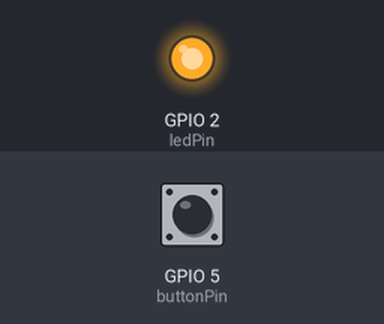
This sketch was run on a simulated ESP8266 (NodeMCU). Shown: output pins drawn as LEDs (lit = HIGH). Dashed ring = blinking. The inputs (shaded band) are chosen by the test bench; at power-on: GPIO 5 (buttonPin) LOW. WiFi joins after 1.5 s; servers stay silent unless stated; uploads are accepted with an empty reply; EEPROM starts erased; what the sketch prints to the serial monitor is not drawn.

Above: at 0.1 s.
At 4.4 s:
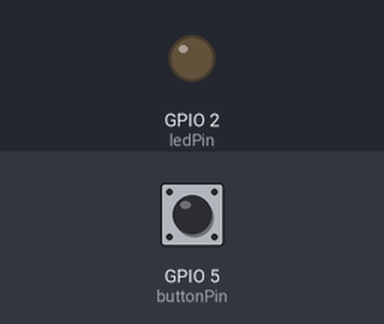
4.5 s: GPIO 5 (buttonPin) pulled HIGH for 0.15 s
At 4.85 s:
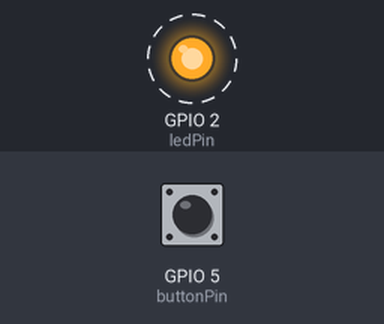
Timing chart, 0 to 7.5 s (numbered marks = the images above; inputs shaded):
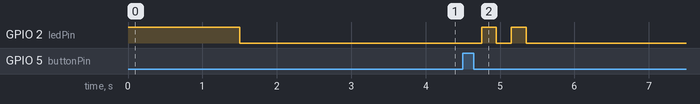

Measured:
- after the input at 4.5 s, GPIO 2 (ledPin): alternates HIGH for 0.20 s and LOW for 0.20 s, 4 changes in all, then stays LOW, starting after 0.25 s

The sketch:

Alarm_Button.ino
```cpp
/*
This Arduino sketch creates a wireless alarm button / panic button
for integration with virtual alarms on Viewtron IP camera NVRs.
https://www.viewtron.com

When the button is pressed, it triggers a virtual alarm on
a NVR by sending an HTTP Post to the NVR's API / webhook endpoint.

The ESP8266 NodeMCU CP2102 ESP-12E Arduino Development Board was used for
this project because of the small size and built-in wireless module.

Wireless connectivity configured via WiFiManager.h by tzapu.
WiFiManager also being used to configure NVR variables.

Default ad-hoc wireless AP connection for initial setup:
SSID:  Viewtron-Button
Password: 12345678

Connect to it and open a web browser to 192.168.1.4 to configure WIFI and NVR variables.
Hold button for 5 seconds to reset all settings and re-enable ad-hoc wireless AP.

Created by Mike Haldas, co-founder at CCTV Camera Pros
mike@viewtron.com
*/

#include <ESP8266WiFi.h>
#include <ESP8266HTTPClient.h>
#include <WiFiManager.h>
#include <EEPROM.h>

// ---------- WiFiManager ----------
WiFiManager wm;

// ---------- Configurable Parameters ----------
String serverIp = "";
int    serverPort = 0;
String userId = "";
String nvrPassword = "";
String alarmPort = "";

// ---------- Pins ----------
const int buttonPin = 5;
const int ledPin = 2;

// ---------- Debounce & Reset ----------
int buttonState = LOW;
int lastButtonState = LOW;
unsigned long lastDebounceTime = 0;
unsigned long debounceDelay = 50;
unsigned long buttonPressTime = 0;
const unsigned long resetHoldTime = 5000;

// ---------- XML Payload ----------
const String xmlPayload = R"(<?xml version="1.0" encoding="utf-8" ?>
<config version="2.0.0" xmlns="http://www.Sample.ipc.com/ver10">
        <action>
                <status>true</status>
        </action>
</config>)";

// ---------- EEPROM (Electrically Erasable Programmable Read-Only Memory)----------
#define EEPROM_SIZE 512
#define ADDR_SERVER_IP    0
#define ADDR_SERVER_PORT  64
#define ADDR_USER_ID      80
#define ADDR_NVR_PASS     128
#define ADDR_ALARM_PORT   192

// ---------- WiFiManager Parameters (global) ----------
WiFiManagerParameter *p_serverIp;
WiFiManagerParameter *p_serverPort;
WiFiManagerParameter *p_userId;
WiFiManagerParameter *p_nvrPass;
WiFiManagerParameter *p_alarmPort;

// ---------- Function Prototypes ----------
void saveConfig();
void loadConfig();
void addCustomParameters();
void sendHttpPost();
void blinkLed(int times, int del);
String readStringEEPROM(int addr);
void writeStringEEPROM(int addr, const String& s);
void printConfig();

void setup() {
  pinMode(buttonPin, INPUT);
  pinMode(ledPin, OUTPUT);
  digitalWrite(ledPin, HIGH);

  Serial.begin(9600);
  Serial.println("\nBooting...");

  EEPROM.begin(EEPROM_SIZE);
  loadConfig();

  addCustomParameters();

  if (!wm.autoConnect("Viewtron-Button", "12345678")) {
    Serial.println("Failed to connect. Restarting...");
    delay(3000);
    ESP.restart();
  }

  digitalWrite(ledPin, LOW);
  Serial.println("Wi-Fi connected!");
  Serial.print("IP: "); Serial.println(WiFi.localIP());
  printConfig();
}

void loop() {
  if (WiFi.status() != WL_CONNECTED) {
    Serial.println("Wi-Fi lost. Reconnecting...");
    if (!wm.autoConnect("Viewtron-Button", "12345678")) {
      Serial.println("Reconnect failed. Restarting...");
      delay(3000);
      ESP.restart();
    }
    digitalWrite(ledPin, LOW);
    Serial.println("Reconnected!");
  }

  int reading = digitalRead(buttonPin);

  if (reading == HIGH && lastButtonState == LOW) {
    buttonPressTime = millis();
  }

  if (reading == HIGH && (millis() - buttonPressTime) > resetHoldTime) {
    Serial.println("RESET ALL SETTINGS!");
    blinkLed(5, 100);
    wm.resetSettings();
    EEPROM.begin(EEPROM_SIZE);
    for (int i = 0; i < EEPROM_SIZE; i++) EEPROM.write(i, 0);
    EEPROM.commit();
    Serial.println("Erased. Restarting...");
    delay(1000);
    ESP.restart();
  }

  if (reading != lastButtonState) {
    lastDebounceTime = millis();
  }

  if ((millis() - lastDebounceTime) > debounceDelay) {
    if (reading != buttonState) {
      buttonState = reading;
      if (buttonState == HIGH && (millis() - buttonPressTime) < resetHoldTime) {
        Serial.println("ALARM TRIGGERED!");
        sendHttpPost();
      }
    }
  }

  lastButtonState = reading;
}

// ------------------------------------------------------------
// Save to EEPROM
// ------------------------------------------------------------
void saveConfig() {
  writeStringEEPROM(ADDR_SERVER_IP,   serverIp);
  writeStringEEPROM(ADDR_SERVER_PORT, String(serverPort));
  writeStringEEPROM(ADDR_USER_ID,     userId);
  writeStringEEPROM(ADDR_NVR_PASS,    nvrPassword);  // <-- FIXED
  writeStringEEPROM(ADDR_ALARM_PORT,  alarmPort);
  EEPROM.commit();
  Serial.println("Config saved.");
}

// ------------------------------------------------------------
// Load from EEPROM
// ------------------------------------------------------------
void loadConfig() {
  serverIp     = readStringEEPROM(ADDR_SERVER_IP);
  serverPort   = readStringEEPROM(ADDR_SERVER_PORT).toInt();
  userId       = readStringEEPROM(ADDR_USER_ID);
  nvrPassword  = readStringEEPROM(ADDR_NVR_PASS);
  alarmPort    = readStringEEPROM(ADDR_ALARM_PORT);

  if (serverIp.length() == 0) serverIp = "192.168.0.100";
  if (serverPort == 0) serverPort = 80;
  if (userId.length() == 0) userId = "admin";
  if (nvrPassword.length() == 0) nvrPassword = "a1111111";
  if (alarmPort.length() == 0) alarmPort = "9";
}

// ------------------------------------------------------------
// Add custom fields for NVR config + save callback
// ------------------------------------------------------------
void addCustomParameters() {
  p_serverIp   = new WiFiManagerParameter("serverIp", "NVR IP", serverIp.c_str(), 16);
  p_serverPort = new WiFiManagerParameter("port", "NVR Port", String(serverPort).c_str(), 6);
  p_userId     = new WiFiManagerParameter("user", "NVR User", userId.c_str(), 32);
  p_nvrPass    = new WiFiManagerParameter("pass", "NVR Password", nvrPassword.c_str(), 32, "password");
  p_alarmPort  = new WiFiManagerParameter("alarm", "Alarm Port", alarmPort.c_str(), 3);

  wm.addParameter(p_serverIp);
  wm.addParameter(p_serverPort);
  wm.addParameter(p_userId);
  wm.addParameter(p_nvrPass);
  wm.addParameter(p_alarmPort);

  wm.setSaveConfigCallback([]() {
    serverIp     = p_serverIp->getValue();
    serverPort   = String(p_serverPort->getValue()).toInt();
    userId       = p_userId->getValue();
    nvrPassword  = p_nvrPass->getValue();
    alarmPort    = p_alarmPort->getValue();
    saveConfig();
  });
}

// ------------------------------------------------------------
// HTTP POST
// ------------------------------------------------------------
void sendHttpPost() {
  if (WiFi.status() != WL_CONNECTED) {
    Serial.println("No Wi-Fi.");
    blinkLed(5, 100);
    return;
  }

  Serial.println("Sending POST...");
  WiFiClient client;
  HTTPClient http;
  String url = "http://" + serverIp + ":" + String(serverPort) + "/TriggerVirtualAlarm/" + alarmPort;

  http.setTimeout(5000);
  if (!http.begin(client, url)) {
    Serial.println("HTTP begin failed");
    blinkLed(5, 100);
    return;
  }

  http.setAuthorization(userId.c_str(), nvrPassword.c_str());
  http.addHeader("Content-Type", "application/xml");

  int code = http.POST(xmlPayload);
  if (code >= 200 && code < 300) {
    Serial.printf("Success: %d\n", code);
    blinkLed(2, 200);
  } else {
    Serial.printf("Failed: %d, %s\n", code, http.errorToString(code).c_str());
    blinkLed(5, 100);
  }
  http.end();
}

// ------------------------------------------------------------
// Helpers
// ------------------------------------------------------------
void blinkLed(int times, int del) {
  for (int i = 0; i < times; i++) {
    digitalWrite(ledPin, HIGH); delay(del);
    digitalWrite(ledPin, LOW);  delay(del);
  }
}

String readStringEEPROM(int addr) {
  String s = "";
  int i = addr;
  char c;
  while (i < EEPROM_SIZE && (c = EEPROM.read(i++)) != 0) s += c;
  return s;
}

void writeStringEEPROM(int addr, const String& s) {
  int i;
  for (i = 0; i < s.length() && addr + i < EEPROM_SIZE; i++) {
    EEPROM.write(addr + i, s[i]);
  }
  EEPROM.write(addr + i, 0);
}

void printConfig() {
  Serial.println("=== Config ===");
  Serial.printf("IP: %s\n", serverIp.c_str());
  Serial.printf("Port: %d\n", serverPort);
  Serial.printf("User: %s\n", userId.c_str());
  Serial.printf("Pass: %s\n", nvrPassword.c_str());
  Serial.printf("Alarm: %s\n", alarmPort.c_str());
  Serial.println("==============");
}
```
